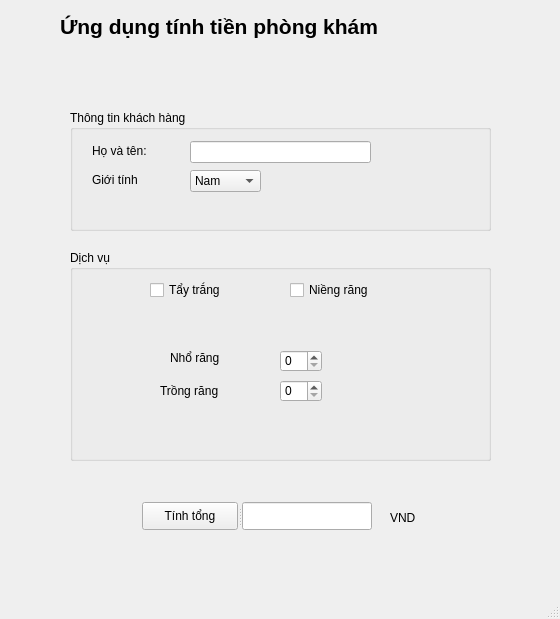
<?xml version="1.0" encoding="UTF-8"?>
<ui version="4.0">
 <class>MainWindow</class>
 <widget class="QMainWindow" name="MainWindow">
  <property name="geometry">
   <rect>
    <x>0</x>
    <y>0</y>
    <width>560</width>
    <height>619</height>
   </rect>
  </property>
  <property name="windowTitle">
   <string>MainWindow</string>
  </property>
  <widget class="QWidget" name="centralwidget">
   <widget class="QLabel" name="label">
    <property name="geometry">
     <rect>
      <x>60</x>
      <y>10</y>
      <width>428</width>
      <height>33</height>
     </rect>
    </property>
    <property name="font">
     <font>
      <pointsize>16</pointsize>
      <weight>75</weight>
      <bold>true</bold>
     </font>
    </property>
    <property name="text">
     <string>Ứng dụng tính tiền phòng khám</string>
    </property>
   </widget>
   <widget class="QGroupBox" name="groupBox">
    <property name="geometry">
     <rect>
      <x>70</x>
      <y>250</y>
      <width>421</width>
      <height>211</height>
     </rect>
    </property>
    <property name="title">
     <string>Dịch vụ</string>
    </property>
    <widget class="QCheckBox" name="checkBox_2">
     <property name="geometry">
      <rect>
       <x>80</x>
       <y>30</y>
       <width>111</width>
       <height>20</height>
      </rect>
     </property>
     <property name="text">
      <string>Tẩy trắng</string>
     </property>
    </widget>
    <widget class="QCheckBox" name="checkBox">
     <property name="geometry">
      <rect>
       <x>220</x>
       <y>30</y>
       <width>121</width>
       <height>20</height>
      </rect>
     </property>
     <property name="text">
      <string>Niềng răng</string>
     </property>
    </widget>
    <widget class="QSpinBox" name="spinBox">
     <property name="geometry">
      <rect>
       <x>210</x>
       <y>100</y>
       <width>42</width>
       <height>22</height>
      </rect>
     </property>
    </widget>
    <widget class="QLabel" name="label_2">
     <property name="geometry">
      <rect>
       <x>100</x>
       <y>100</y>
       <width>91</width>
       <height>16</height>
      </rect>
     </property>
     <property name="text">
      <string>Nhổ răng</string>
     </property>
    </widget>
    <widget class="QLabel" name="label_5">
     <property name="geometry">
      <rect>
       <x>90</x>
       <y>130</y>
       <width>101</width>
       <height>21</height>
      </rect>
     </property>
     <property name="text">
      <string>Trồng răng</string>
     </property>
    </widget>
    <widget class="QSpinBox" name="spinBox_2">
     <property name="geometry">
      <rect>
       <x>210</x>
       <y>130</y>
       <width>42</width>
       <height>22</height>
      </rect>
     </property>
    </widget>
   </widget>
   <widget class="QGroupBox" name="groupBox_2">
    <property name="geometry">
     <rect>
      <x>70</x>
      <y>110</y>
      <width>421</width>
      <height>121</height>
     </rect>
    </property>
    <property name="title">
     <string>Thông tin khách hàng</string>
    </property>
    <widget class="QLabel" name="label_3">
     <property name="geometry">
      <rect>
       <x>22</x>
       <y>33</y>
       <width>91</width>
       <height>16</height>
      </rect>
     </property>
     <property name="text">
      <string>Họ và tên:</string>
     </property>
    </widget>
    <widget class="QLabel" name="label_4">
     <property name="geometry">
      <rect>
       <x>22</x>
       <y>62</y>
       <width>71</width>
       <height>16</height>
      </rect>
     </property>
     <property name="text">
      <string>Giới tính</string>
     </property>
    </widget>
    <widget class="QLineEdit" name="lineEdit_2">
     <property name="geometry">
      <rect>
       <x>120</x>
       <y>31</y>
       <width>181</width>
       <height>22</height>
      </rect>
     </property>
    </widget>
    <widget class="QComboBox" name="comboBox_2">
     <property name="geometry">
      <rect>
       <x>120</x>
       <y>60</y>
       <width>71</width>
       <height>22</height>
      </rect>
     </property>
     <item>
      <property name="text">
       <string>Nam</string>
      </property>
     </item>
     <item>
      <property name="text">
       <string>Nữ</string>
      </property>
     </item>
    </widget>
   </widget>
   <widget class="QLabel" name="label_6">
    <property name="geometry">
     <rect>
      <x>390</x>
      <y>510</y>
      <width>59</width>
      <height>16</height>
     </rect>
    </property>
    <property name="text">
     <string>VND</string>
    </property>
   </widget>
   <widget class="QSplitter" name="splitter">
    <property name="geometry">
     <rect>
      <x>142</x>
      <y>502</y>
      <width>230</width>
      <height>28</height>
     </rect>
    </property>
    <property name="orientation">
     <enum>Qt::Horizontal</enum>
    </property>
    <widget class="QSplitter" name="splitter_2">
     <property name="orientation">
      <enum>Qt::Horizontal</enum>
     </property>
     <widget class="QPushButton" name="pushButton">
      <property name="text">
       <string>Tính tổng</string>
      </property>
     </widget>
     <widget class="QLineEdit" name="lineEdit_3"/>
    </widget>
   </widget>
   <zorder>splitter</zorder>
   <zorder>groupBox</zorder>
   <zorder>groupBox_2</zorder>
   <zorder>label</zorder>
   <zorder>label_6</zorder>
  </widget>
  <widget class="QMenuBar" name="menubar">
   <property name="geometry">
    <rect>
     <x>0</x>
     <y>0</y>
     <width>560</width>
     <height>26</height>
    </rect>
   </property>
  </widget>
  <widget class="QStatusBar" name="statusbar"/>
 </widget>
 <resources/>
 <connections/>
</ui>
